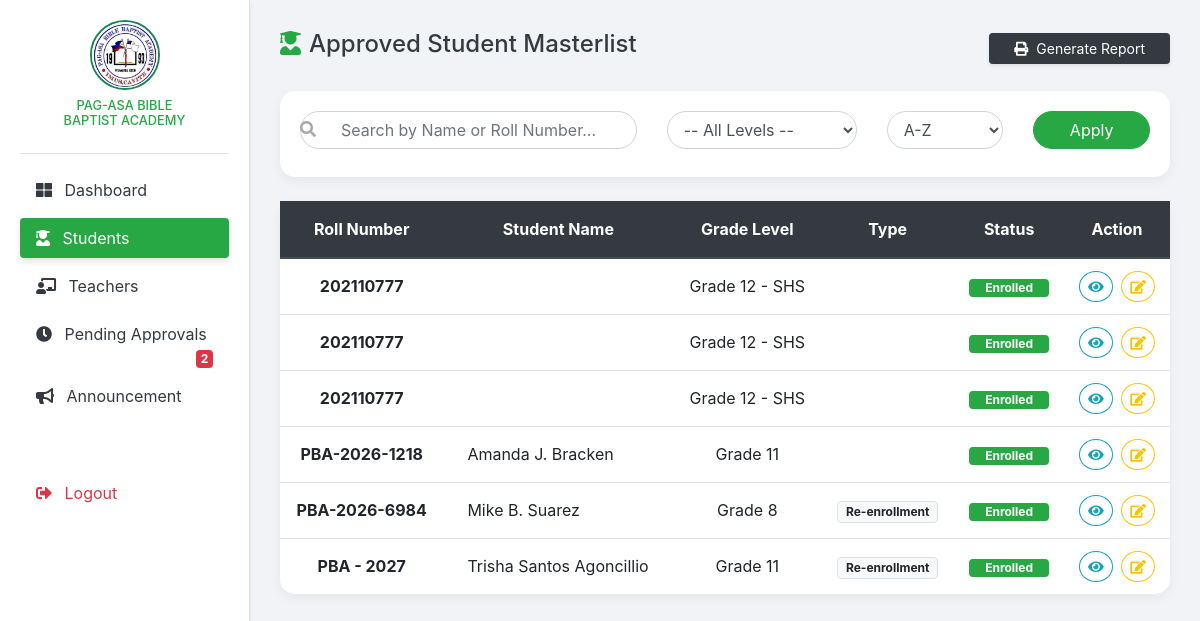
The app's page /manage_students.php (signed in) with its own data.
### tables this page shows
CREATE TABLE `students` (
  `student_id` int(11) NOT NULL,
  `user_id` int(11) DEFAULT NULL,
  `roll_number` varchar(20) DEFAULT NULL,
  `grade_level` varchar(20) DEFAULT NULL,
  `section` varchar(10) DEFAULT NULL,
  `batch` varchar(20) DEFAULT NULL,
  `gender` enum('Male','Female') DEFAULT NULL,
  `parent_name` varchar(100) DEFAULT NULL,
  `parent_contact` varchar(20) DEFAULT NULL,
  `address` text DEFAULT NULL,
  `status` enum('Pending','Approved','Rejected') DEFAULT 'Pending',
  `application_type` enum('Registration','Re-enrollment') DEFAULT NULL,
  `password` varchar(255) DEFAULT NULL,
  `email` varchar(255) DEFAULT NULL,
  `image` varchar(191) DEFAULT NULL,
  `contact_no` varchar(20) DEFAULT NULL
);

### manage_students.php (the view, shortened to what this page needs)
<?php
include('db_connect.php');
?>
<!DOCTYPE html>
<html lang="en">
<head>
    <link rel="stylesheet" href="https://cdn.jsdelivr.net/npm/bootstrap@4.6.2/dist/css/bootstrap.min.css">
    <link rel="stylesheet" href="https://cdnjs.cloudflare.com/ajax/libs/font-awesome/5.15.4/css/all.min.css">
</head>
<body>
    <?php include('sidebar.php'); ?>
    <div class="main-content">
        <div class="d-flex justify-content-between align-items-center mb-4">
            <h4 class="fw-bold text-dark"><i class="fas fa-user-graduate text-success mr-2"></i>Approved Student Masterlist</h4>
            <button class="btn btn-dark btn-sm shadow-sm px-4" onclick="window.print()">
                <i class="fas fa-print mr-1"></i> Generate Report
            </button>
        </div>
        <div class="card mb-4 search-container">
            <div class="card-body">
                <form action="" method="GET">
                    <div class="row">
                        <div class="col-md-5 position-relative mb-2">
                            <i class="fas fa-search search-icon"></i>
                            <input type="text" name="search" class="form-control search-box"
                                   placeholder="Search by Name or Roll Number..."
                                   value="<?php if(isset($_GET['search'])){echo $_GET['search'];} ?>">
                        </div>
                        <div class="col-md-3 mb-2">
                            <select name="filter_level" class="form-control rounded-pill" onchange="this.form.submit()">
                                <option value="">-- All Levels --</option>
                            </select>
                        </div>
                        <div class="col-md-2 mb-2">
                            <select name="sort_name" class="form-control rounded-pill" onchange="this.form.submit()">
                                <option value="ASC" <?= (isset($_GET['sort_name']) && $_GET['sort_name'] == 'ASC') ? 'selected' : '' ?>>A-Z</option>
                            </select>
                        </div>
                        <div class="col-md-2 mb-2">
                            <button type="submit" class="btn btn-success btn-block rounded-pill">Apply</button>
                        </div>
                    </div>
                </form>
            </div>
        </div>
        <div class="card">
            <div class="card-body p-0">
                <div class="table-responsive">
                    <table class="table table-hover mb-0 text-center">
                        <thead class="thead-dark">
                            <tr>
                                <th class="py-3">Roll Number</th>
                                <th class="py-3">Student Name</th>
                                <th class="py-3">Grade Level</th>
                                <th class="py-3">Type</th>
                                <th class="py-3">Status</th>
                                <th class="py-3">Action</th>
                            </tr>
                        </thead>
                        <tbody>
                            <?php
                            $query = "SELECT * FROM students WHERE status='Approved'";
                            $sort = (isset($_GET['sort_name']) && $_GET['sort_name'] == 'DESC') ? 'DESC' : 'ASC';
                            $query .= " ORDER BY parent_name $sort";
                            $query_run = mysqli_query($conn, $query);
                            if($query_run && mysqli_num_rows($query_run) > 0) {
                                foreach($query_run as $student) {
                                    ?>
                                    <tr>
                                        <td class="align-middle font-weight-bold"><?= $student['roll_number']; ?></td>
                                        <td class="align-middle text-left pl-4"><?= $student['parent_name']; ?></td>
                                        <td class="align-middle"><?= $student['grade_level']; ?></td>
                                        <td class="align-middle">
                                            <span class="badge badge-light border px-2 py-1"><?= $student['application_type']; ?></span>
                                        </td>
                                        <td class="align-middle"><span class="badge badge-success px-3">Enrolled</span></td>
                                        <td class="align-middle">
                                            <a href="view_student.php?id=<?= $student['student_id']; ?>" class="btn btn-outline-info btn-sm rounded-circle"><i class="fas fa-eye"></i></a>
                                            <a href="edit_student.php?id=<?= $student['student_id']; ?>" class="btn btn-outline-warning btn-sm rounded-circle ml-1"><i class="fas fa-edit"></i></a>
                                        </td>
                                    </tr>
                                    <?php
                                }
                            } else {
                                echo "<tr><td colspan='6' class='py-5 text-muted'>No enrolled students found matching your criteria.</td></tr>";
                            }
                            ?>
                        </tbody>
                    </table>
                </div>
            </div>
        </div>
    </div>
</body>
</html>

### sidebar.php (shortened to what this page needs)
<div class="sidebar shadow-sm" style="width: 250px; background: #ffffff; height: 100vh; position: fixed; padding: 20px; border-right: 1px solid #dee2e6; z-index: 1000;">
    <div class="text-center mb-4">
        <img src="Academy_Logo.jpg" alt="PBA Logo" style="width: 70px; border-radius: 50%; border: 2px solid #198754;">
        <h6 class="mt-2 fw-bold text-success" style="font-size: 0.8rem;">PAG-ASA BIBLE<br>BAPTIST ACADEMY</h6>
    </div>
    <hr>
    <ul class="nav flex-column mt-3">
        <li class="nav-item mb-2">
            <a class="nav-link <?= basename($_SERVER['PHP_SELF']) == 'admin_dashboard.php' ? 'active bg-success text-white rounded' : 'text-dark' ?>" href="admin_dashboard.php">
                <i class="fas fa-th-large mr-2"></i> Dashboard
            </a>
        </li>
        <li class="nav-item mb-2">
            <a class="nav-link <?= basename($_SERVER['PHP_SELF']) == 'manage_students.php' ? 'active bg-success text-white rounded' : 'text-dark' ?>" href="manage_students.php">
                <i class="fas fa-user-graduate mr-2"></i> Students
            </a>
        </li>
           <li class="nav-item mb-2">
            <a class="nav-link text-dark" href="manage_teachers.php"><i class="fas fa-chalkboard-teacher mr-2"></i> Teachers</a>
        </li>
        <li class="nav-item mb-2">
            <a class="nav-link <?= basename($_SERVER['PHP_SELF']) == 'admin_approval.php' ? 'active bg-success text-white rounded' : 'text-dark' ?>" href="admin_approval.php">
                <i class="fas fa-clock mr-2"></i> Pending Approvals
                <?php
                    $pending_count_query = "SELECT * FROM students WHERE status='Pending'";
                    $pending_count_res = mysqli_query($conn, $pending_count_query);
                    if(mysqli_num_rows($pending_count_res) > 0) {
                        echo '<span class="badge badge-danger float-right mt-1">'.mysqli_num_rows($pending_count_res).'</span>';
                    }
                ?>
            </a>
        </li>
        <li class="nav-item mb-2">
    <a class="nav-link <?= basename($_SERVER['PHP_SELF']) == 'manage_announcements.php' ? 'active bg-success text-white rounded' : 'text-dark' ?>" href="manage_announcements.php">
        <i class="fas fa-bullhorn mr-2"></i> Announcement
    </a>
</li>
        <li class="nav-item mt-3">
            <a class="nav-link text-danger fw-bold" href="logout.php">
                <i class="fas fa-sign-out-alt mr-2"></i> Logout
            </a>
        </li>
    </ul>
</div>

### manage_students.php (style rules this page uses)
body { background-color: #f1f3f6; }
.main-content { margin-left: 250px; padding: 30px; transition: 0.3s; }
.card { border-radius: 15px; border: none; box-shadow: 0 4px 12px rgba(0,0,0,0.05); }
.thead-dark th { background-color: #343a40; color: white; border: none; }
.search-box { border-radius: 20px; padding-left: 40px; }
.search-icon { position: absolute; left: 15px; top: 10px; color: #aaa; }

### sidebar.php (style rules this page uses)
.nav-link.active { box-shadow: 0 4px 6px rgba(0,0,0,0.1); }

### records on screen
students: roll_number "202110777", grade_level "Grade 12 - SHS"
students: roll_number "202110777", grade_level "Grade 12 - SHS"
students: roll_number "202110777", grade_level "Grade 12 - SHS"
students: roll_number "PBA-2026-1218", parent_name "Amanda J. Bracken", grade_level "Grade 11"
students: roll_number "PBA-2026-6984", parent_name "Mike B. Suarez", grade_level "Grade 8", application_type "Re-enrollment"
students: roll_number "PBA - 2027", parent_name "Trisha Santos Agoncillio", grade_level "Grade 11", application_type "Re-enrollment"

### other values on screen
mysqli_num_rows($pending_count_res) "2"
